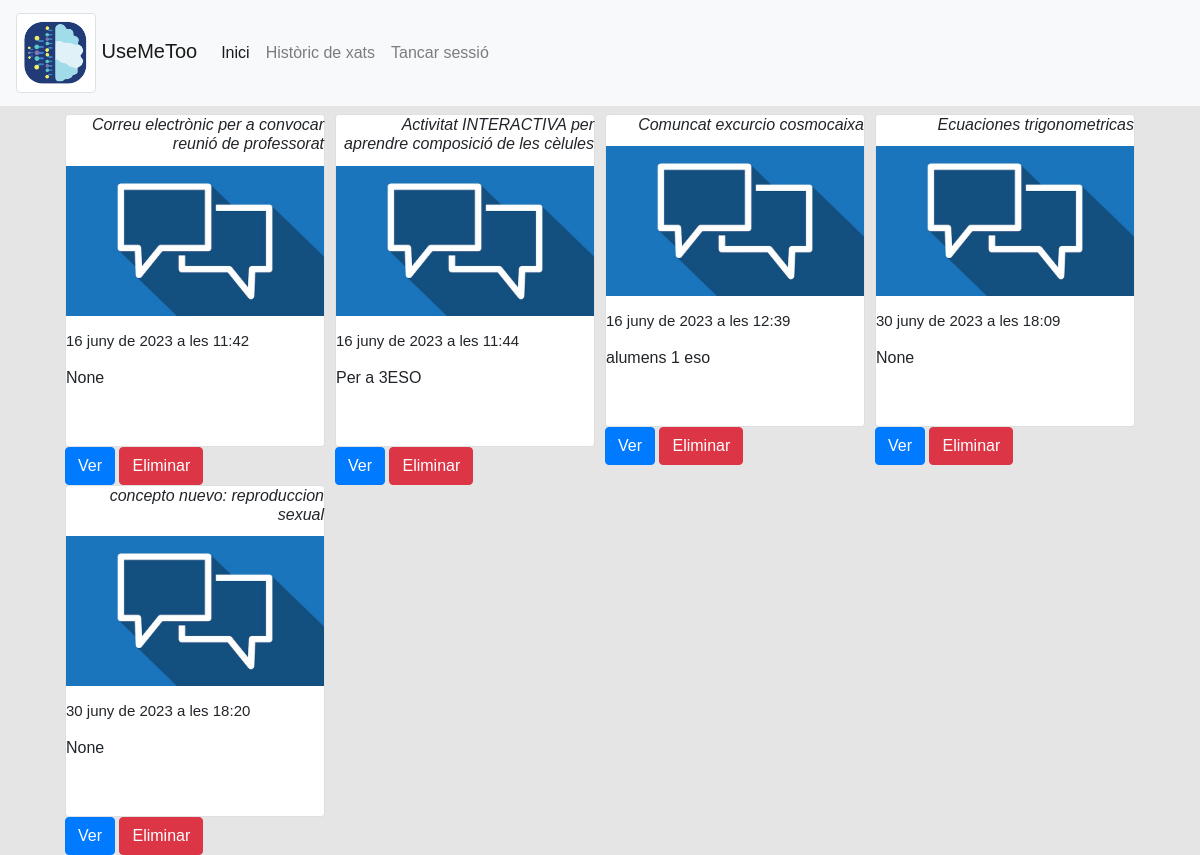
The app's page /chat/history/ (signed in) with its own data.
### chatbot/models.py (models this page shows, shortened)
class Chat(models.Model):
    title = models.CharField(max_length=255)
    description = models.TextField(null=True)
    user = models.ForeignKey(User,on_delete=models.CASCADE)
    created_at = models.DateTimeField(auto_now_add=True)
    updated_at = models.DateTimeField(auto_now=True)

### chatbot/views.py (the view)
# urls.py: path('chat/history/', views.history, name='history'),
@login_required
def history(request):
    chats = Chat.objects.filter(user=request.user)
    return render(request, 'history.html', {'chats': chats})

### templates/history.html (shortened to what this page needs)
{% extends 'base.html' %}
{% load static %}
{% block contenido %}
<div class="container mt-2">
    <div class="row">
        {% if chats %}
            {% for chat in chats %}
                <div class="col-md-3 col-sm-6 item">
                    <div class="card item-card card-block">
                        <h6 class="card-title text-right"><i class="material-icons">{{ chat.title }}</i></h6>
                        <img class="img_card" src="{% static 'img/chat.jpeg' %}" alt="Title">
                        <h5 class="item-card-title mt-3 mb-3">{{ chat.created_at }}</h5>
                        <p class="card-text">{{ chat.description }}</p>
                    </div>
                    <a class="btn btn-primary" href="/chat/view/{{ chat.id }}">Ver</a>
                    <a class="btn btn-danger" href="/chat/delete/{{ chat.id }}">Eliminar</a>
                </div>
            {% endfor %}
        {% else %}
            <h1>No existeixen xats guardats</h1>
        {% endif %}
    </div>
</div>
{% endblock %}

### templates/base.html (shortened to what this page needs)
{% load static %}
<!DOCTYPE html>
<html lang="en">
    <head>
        <link rel="stylesheet" href="https://stackpath.bootstrapcdn.com/bootstrap/4.3.1/css/bootstrap.min.css">
        <link rel="stylesheet" type="text/css" href="{% static 'css/style.css' %}">
    </head>
    <body>
        <nav class="navbar navbar-expand-lg navbar-light bg-light">
            <a class="navbar-brand" href="/"><img src="{% static 'img/logoAPP.PNG' %}" alt="Logo" class="img-thumbnail" width="80"> UseMeToo</a>
            <div class="collapse navbar-collapse" id="navbarNav">
              <ul class="navbar-nav">
                <li class="nav-item active">
                  <a class="nav-link" href="/">Inici</a>
                </li>
                {% if user.is_authenticated %}
                <li class="nav-item">
                    <a class="nav-link" href="{% url 'history' %}">Històric de xats</a>
                </li>
                <li class="nav-item">
                    <a class="nav-link" href="{% url 'logout' %}">Tancar sessió</a>
                </li>
                {% endif %}
              </ul>
            </div>
        </nav>
        <div class="container">
            <div class="container">
            {% block contenido %}{% endblock contenido %}
            </div>
        </div>
    </body>
</html>

### static/css/style.css (style rules this page uses)
* { box-sizing: border-box; margin: 0; padding: 0; }
a { text-decoration: none; }
body { background-color: #E5E5E5; }
body, button, input, select { font-family: Source Sans Pro, sans-serif; }
.img_card { height:150px; width:100%; }
.item { padding-left:5px; padding-right:5px; }
.item-card { transition:0.5s; cursor:pointer; }
.item-card-title { font-size:15px; transition:1s; cursor:pointer; }
.card-text { height:80px; }
.card::before, .card::after { position: absolute; top: 0; right: 0; bottom: 0; left: 0; transform: scale3d(0, 0, 1); transition: transform .3s ease-out 0s; background: rgba(255, 255, 255, 0.1); content: ''; pointer-events: none; }
.card::before { transform-origin: left top; }
.card::after { transform-origin: right bottom; }

### records on screen
Chat: title "Correu electrònic per a convocar reunió de professorat", created_at "16 juny de 2023 a les 11:42", description "None"
Chat: title "Activitat INTERACTIVA per aprendre composició de les cèlules", created_at "16 juny de 2023 a les 11:44", description "Per a 3ESO"
Chat: title "Comuncat excurcio cosmocaixa", created_at "16 juny de 2023 a les 12:39", description "alumens 1 eso"
Chat: title "Ecuaciones trigonometricas", created_at "30 juny de 2023 a les 18:09", description "None"
Chat: title "concepto nuevo: reproduccion sexual", created_at "30 juny de 2023 a les 18:20", description "None"
